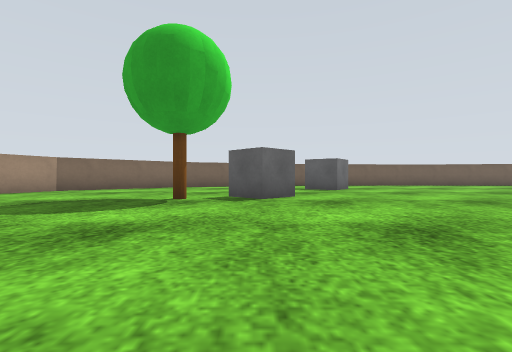
View 1 (above)

17 first-person views from a walk through a robot-simulator world made for Gazebo. The camera is 0.44 m above the floor, looks level and sees 85° across. The floor is counted in squares, 1 m on a side. Each view is taken from the middle of a square. On the plan, view 1 faces up. The plan holds only what a view shows up to about 9 squares ahead; the rest is blank. Simple patterns stand in for the simulator's built-in surfaces.

View 2
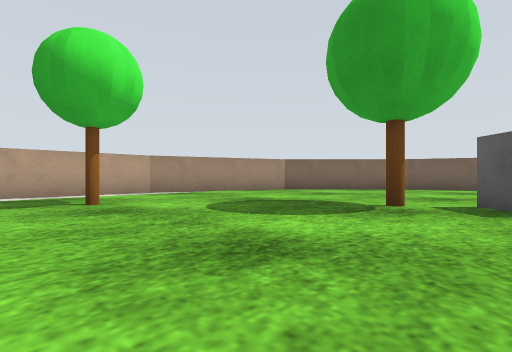

View 3
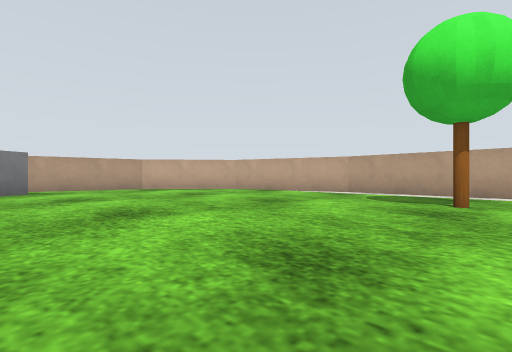

View 4
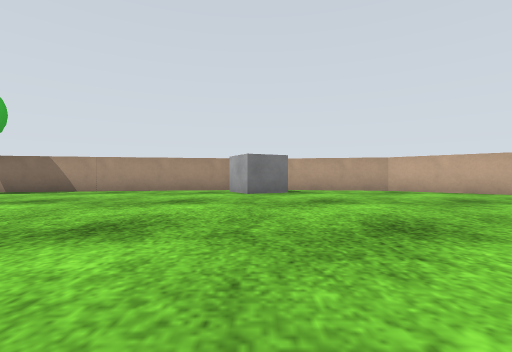

View 5
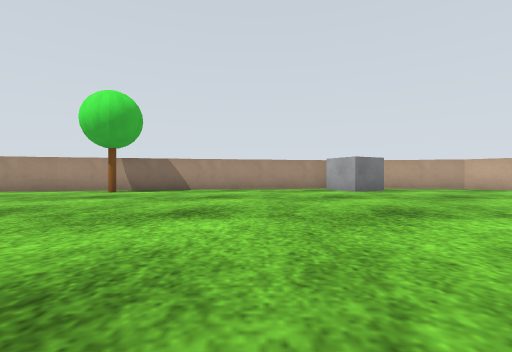

View 6
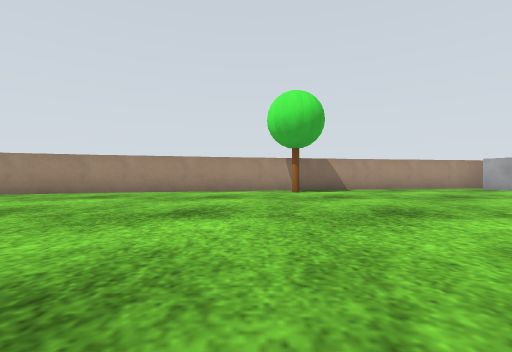

View 7
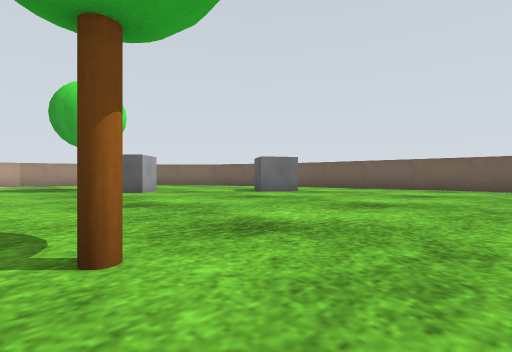

View 8
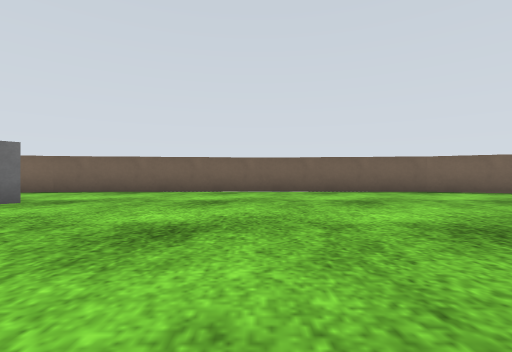

View 9
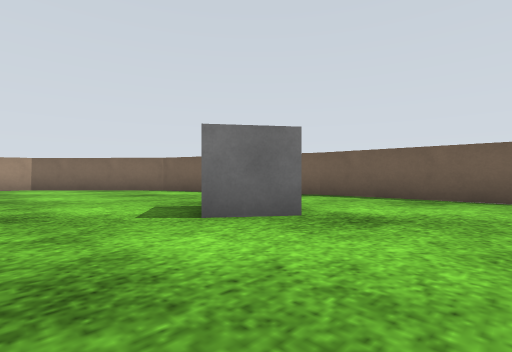

View 10
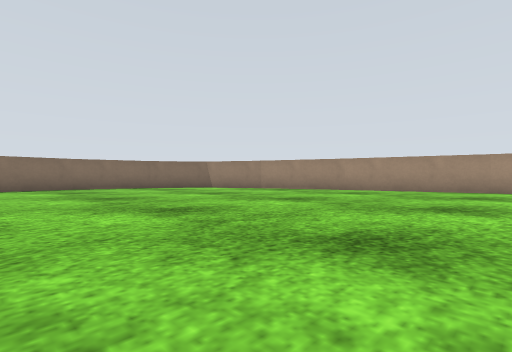

View 11
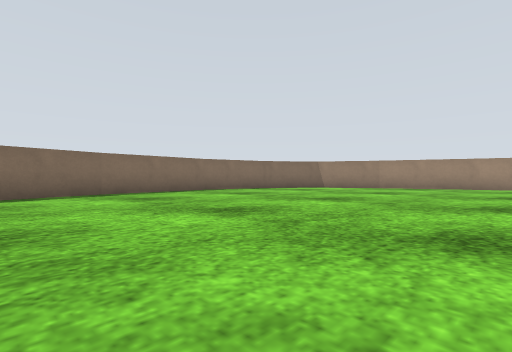

View 12
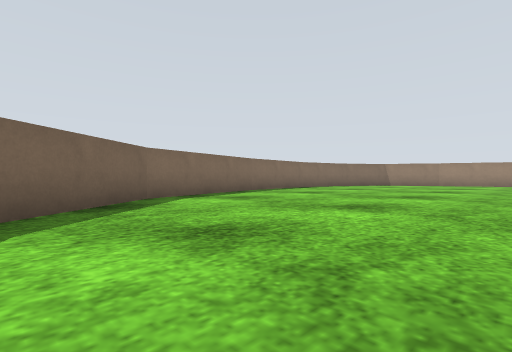

View 13
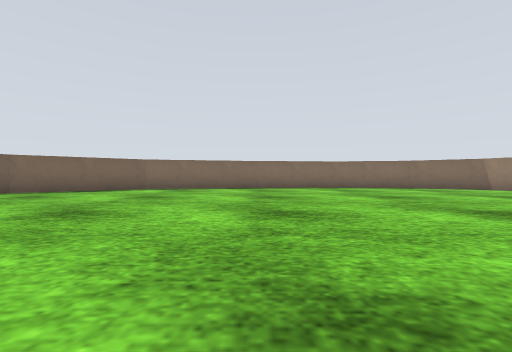

View 14
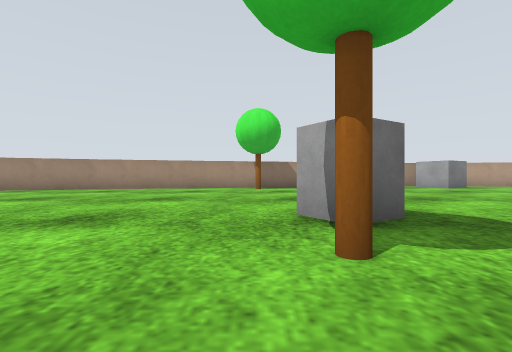

View 15
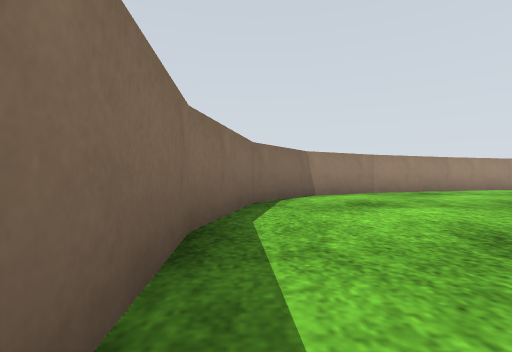

View 16
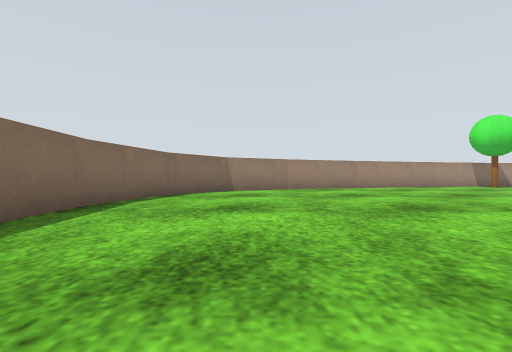

View 17
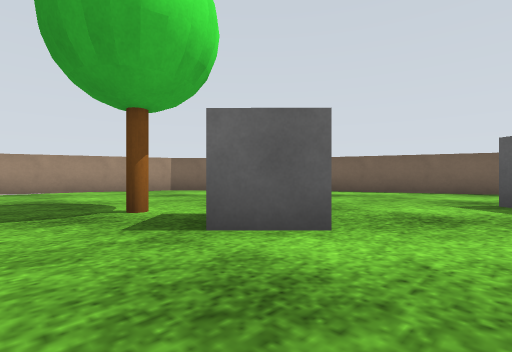

### Floor plan
Points are (right, up) in squares from view 1. A wall is a line through its corners. A room is listed if a view was taken in it or the views show most of it. See-through windows are left out.
Room 1 (views 1, 2, 3, 4, 5, 6, 7, 8, 9, 10, 11, 12, 13, 14, 15, 16, 17)
walls: (4.6, -6.3) (15, -3.5); (1.5, 12.7) (-2.9, 11) (-5.8, 8.2) (-7.3, 4.3) (-7.4, -0.7) (-6.6, -3.2); (7.3, 13.3) (1.4, 12.7); (0.7, -6.7) (4.7, -6); (14.9, -3.3) (16.9, -2.2) (18, -0.5) (18.5, 1.8) (18.3, 4.9) (17.3, 8.7) (15.1, 11.4); (13.6, 12) (11.8, 12.9) (7.2, 13.3); (-6, -4.4) (-3.9, -6.3) (-0.9, -6.8)
objects: other object (-5, 2); grey box (-1, -6) to (1, -5); other object (-1, 5); grey box (0, 6) to (1, 6); grey box (2, 9) to (3, 10); grey box (6, 2); other object (6, 3); other object (7, -5)

Positions as (right, up) in squares from view 1, and headings:
1: (0, 0), facing up
2: (0, 1), facing up-left
3: (0, 3), facing down-left
4: (0, 2), facing down
5: (3, 3), facing down
6: (8, 3), facing down
7: (8, 3), facing up-left
8: (7, 5), facing up
9: (5, 7), facing up-left
10: (8, 4), facing down-right
11: (11, 7), facing down-right
12: (12, 11), facing down-right
13: (8, 5), facing right
14: (7, 5), facing down
15: (18, 4), facing down
16: (16, 6), facing down
17: (2, 4), facing up-left
